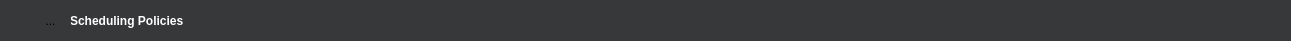
   <widget class="QFrame" name="Labelframe_2">
    <property name="geometry">
     <rect>
      <x>10</x>
      <y>10</y>
      <width>1291</width>
      <height>41</height>
     </rect>
    </property>
    <property name="styleSheet">
     <string notr="true">background-color: rgb(55, 56, 57);
border-radius: 20px;</string>
    </property>
    <property name="frameShape">
     <enum>QFrame::StyledPanel</enum>
    </property>
    <property name="frameShadow">
     <enum>QFrame::Raised</enum>
    </property>
    <widget class="QPushButton" name="exitBtn">
     <property name="geometry">
      <rect>
       <x>1240</x>
       <y>0</y>
       <width>41</width>
       <height>41</height>
      </rect>
     </property>
     <property name="styleSheet">
      <string notr="true">background-color: rgb(55, 56, 57);</string>
     </property>
     <property name="text">
      <string/>
     </property>
     <property name="icon">
      <iconset>
       <normaloff>venv/exit.png</normaloff>venv/exit.png</iconset>
     </property>
     <property name="iconSize">
      <size>
       <width>50</width>
       <height>50</height>
      </size>
     </property>
    </widget>
    <widget class="QPushButton" name="minimizeBtn">
     <property name="geometry">
      <rect>
       <x>1210</x>
       <y>0</y>
       <width>31</width>
       <height>41</height>
      </rect>
     </property>
     <property name="styleSheet">
      <string notr="true">background-color: rgb(55, 56, 57);</string>
     </property>
     <property name="text">
      <string/>
     </property>
     <property name="icon">
      <iconset>
       <normaloff>venv/min.png</normaloff>venv/min.png</iconset>
     </property>
     <property name="iconSize">
      <size>
       <width>50</width>
       <height>50</height>
      </size>
     </property>
    </widget>
    <widget class="QLabel" name="label">
     <property name="geometry">
      <rect>
       <x>70</x>
       <y>10</y>
       <width>131</width>
       <height>21</height>
      </rect>
     </property>
     <property name="font">
      <font>
       <weight>75</weight>
       <bold>true</bold>
      </font>
     </property>
     <property name="styleSheet">
      <string notr="true">color: rgb(255, 255, 255);</string>
     </property>
     <property name="text">
      <string>Scheduling Policies</string>
     </property>
     <property name="textFormat">
      <enum>Qt::PlainText</enum>
     </property>
    </widget>
    <widget class="QToolButton" name="toolButton">
     <property name="geometry">
      <rect>
       <x>30</x>
       <y>0</y>
       <width>41</width>
       <height>41</height>
      </rect>
     </property>
     <property name="text">
      <string>...</string>
     </property>
     <property name="icon">
      <iconset>
       <normaloff>venv/schedule.png</normaloff>venv/schedule.png</iconset>
     </property>
     <property name="iconSize">
      <size>
       <width>50</width>
       <height>50</height>
      </size>
     </property>
    </widget>
   </widget>
